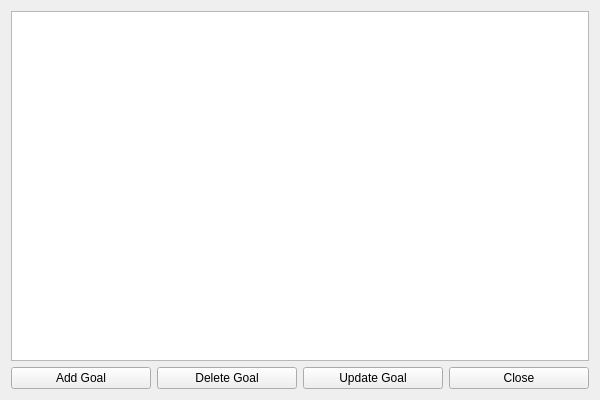
<?xml version="1.0" encoding="UTF-8"?>
<ui version="4.0">
 <class>GoalsWindow</class>
 <widget class="QWidget" name="GoalsWindow">
  <property name="geometry">
   <rect>
    <x>0</x>
    <y>0</y>
    <width>600</width>
    <height>400</height>
   </rect>
  </property>
  <property name="windowTitle">
   <string>📈 Reading Goals</string>
  </property>
  <layout class="QVBoxLayout" name="verticalLayout">
   <item>
    <widget class="QTableWidget" name="goalTable"/>
   </item>
   <item>
    <layout class="QHBoxLayout" name="buttonLayout">
     <item>
      <widget class="QPushButton" name="addGoalButton">
       <property name="text">
        <string>Add Goal</string>
       </property>
      </widget>
     </item>
     <item>
      <widget class="QPushButton" name="deleteGoalButton">
       <property name="text">
        <string>Delete Goal</string>
       </property>
      </widget>
     </item>
     <item>
      <widget class="QPushButton" name="updateGoalButton">
       <property name="text">
        <string>Update Goal</string>
       </property>
      </widget>
     </item>
     <item>
      <widget class="QPushButton" name="closeButton">
       <property name="text">
        <string>Close</string>
       </property>
      </widget>
     </item>
    </layout>
   </item>
  </layout>
 </widget>
 <resources/>
 <connections/>
</ui>
